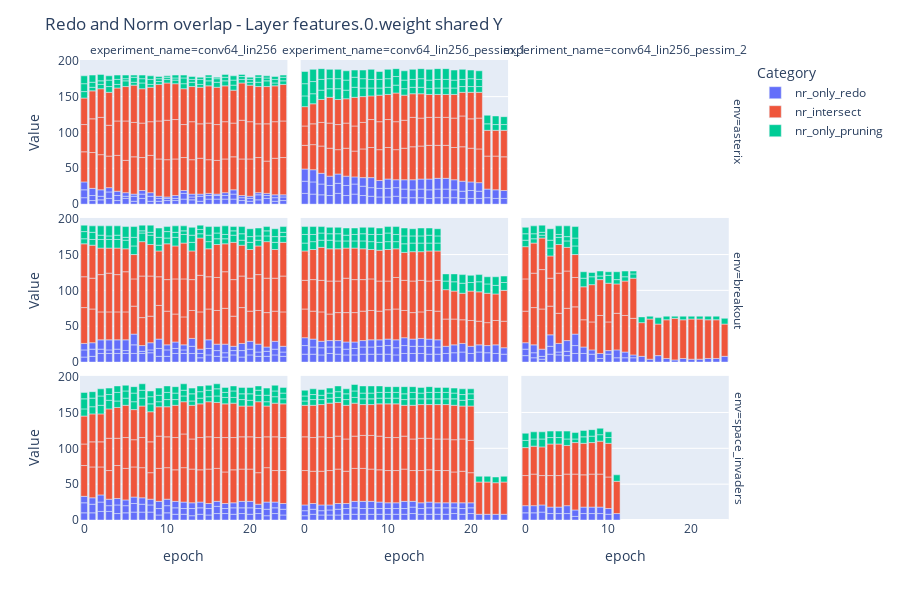
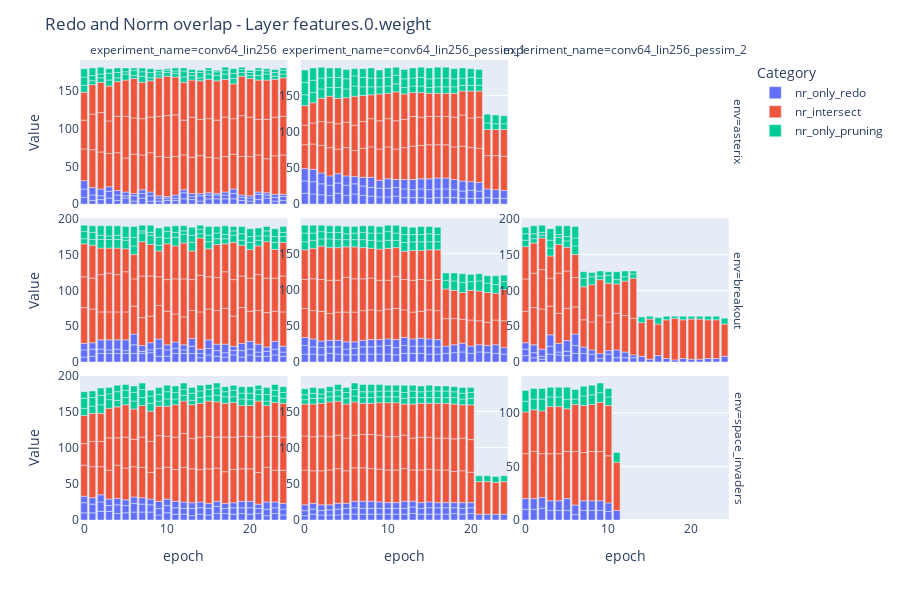
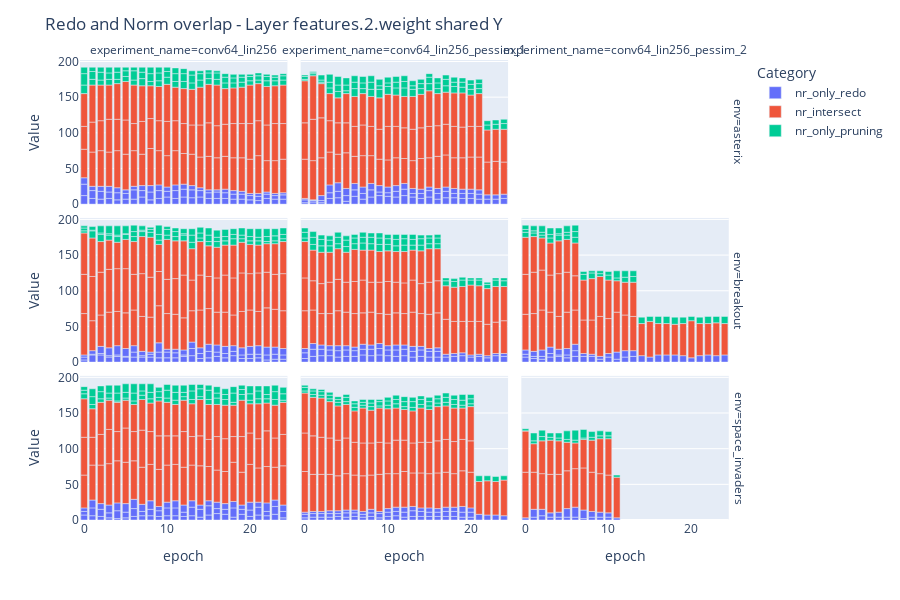
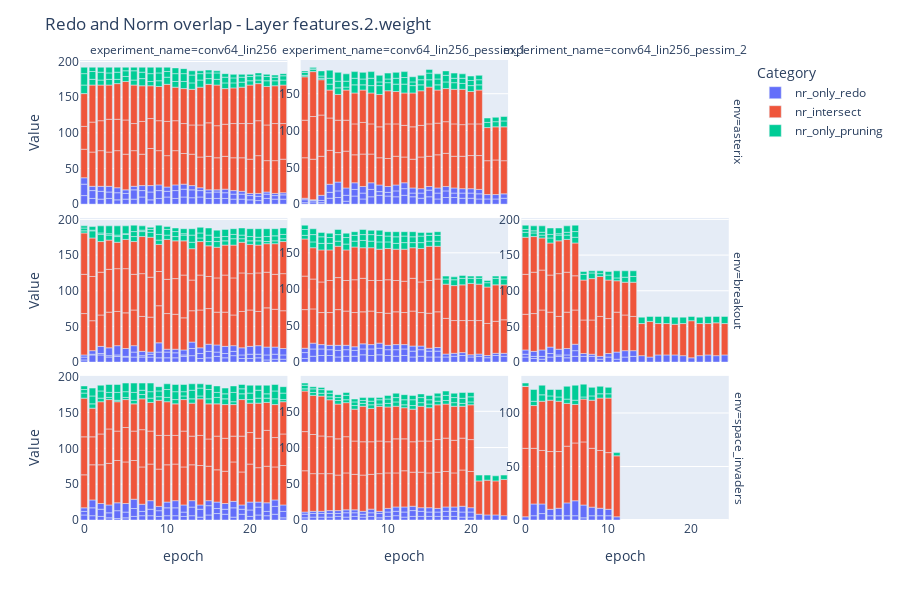

Notebook source saved alongside these figures, in order:
### Code cell
import plotly.graph_objects as go
import plotly.express as px
import plotly.io as pio

df_sub1 = df_res[df_res["experiment_name"].isin(['conv64_lin256',
       'conv64_lin256_pessim_1', 'conv64_lin256_pessim_2'])]

experiment_order = ['conv64_lin256',
       'conv64_lin256_pessim_1', 'conv64_lin256_pessim_2']

for layer in df_sub1["layer"].unique():
    sub_df = df_sub1[(df_sub1["tau"] == 0.025) & (df_sub1["layer"] == layer)]

    melted_df = sub_df.melt(id_vars=['env', 'experiment_name', 'epoch'],
                            value_vars=['nr_only_redo', 'nr_intersect', 'nr_only_pruning'],
                            var_name='Category', value_name='Value')

    fig = px.bar(melted_df, x="epoch", y="Value", color="Category", facet_row="env", facet_col="experiment_name",
                category_orders={"experiment_name": experiment_order}, 
                height=600)
    
    title = f"Redo and Norm overlap - Layer {layer} shared Y"
    file_path = f"imgs/{title}.png"

    # Save the figure as a PNG image
    # pio.write_image(fig, file_path)

    fig.update_layout(title=title)
    fig.show()


    melted_df = sub_df.melt(id_vars=['env', 'experiment_name', 'epoch'],
                            value_vars=['nr_only_redo', 'nr_intersect', 'nr_only_pruning'],
                            var_name='Category', value_name='Value')

    fig = px.bar(melted_df, x="epoch", y="Value", color="Category", facet_row="env", facet_col="experiment_name",
                category_orders={"experiment_name": experiment_order}, height=600)

    fig.update_yaxes(matches=None, showticklabels=True)

    title = f"Redo and Norm overlap - Layer {layer}"
    file_path = f"imgs/{title}.png"
    
    # Save the figure as a PNG image
    # pio.write_image(fig, file_path)

    fig.update_layout(title=title)

    fig.show()
